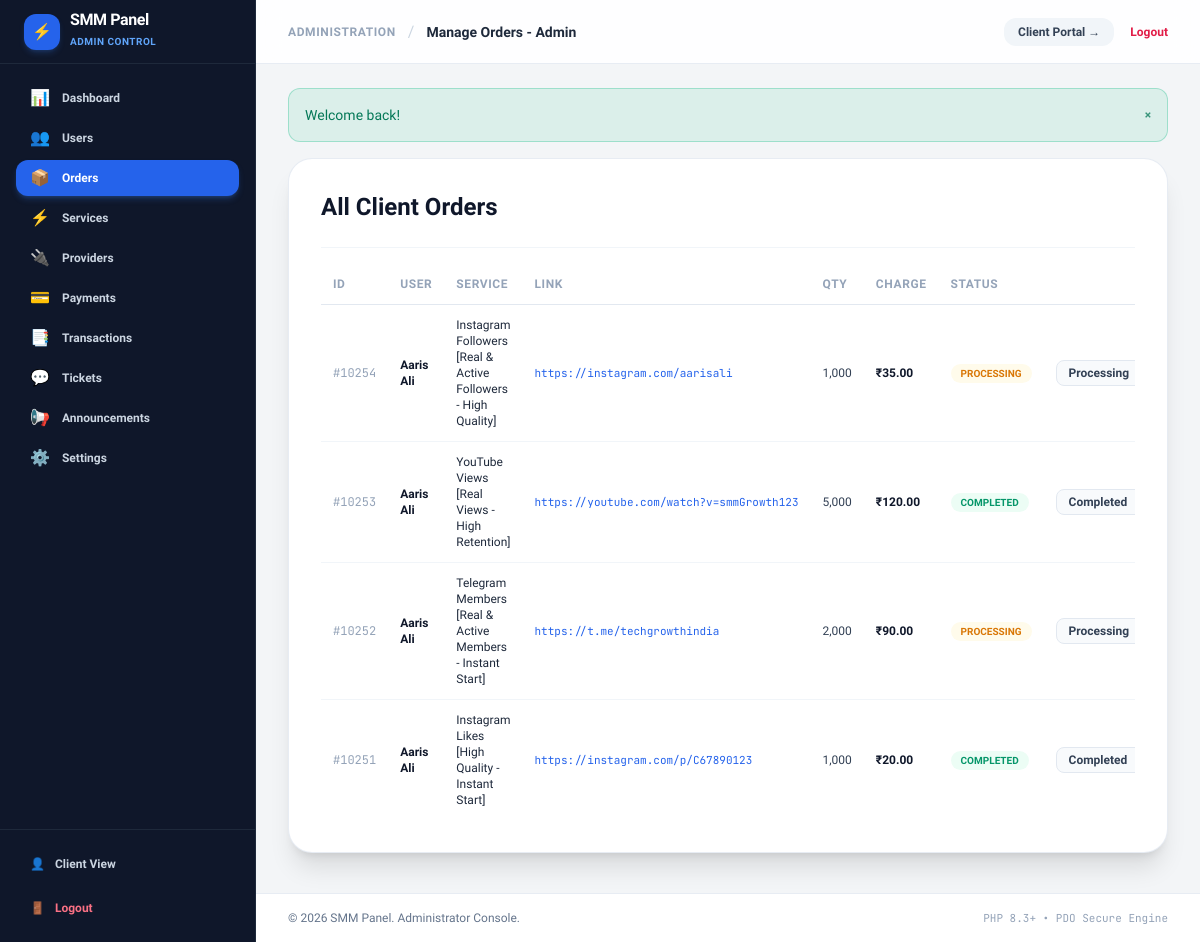
/admin/orders.php (signed in), run on the app's committed database.
### tables this page shows
CREATE TABLE `orders` (
  `id` INT UNSIGNED AUTO_INCREMENT PRIMARY KEY,
  `user_id` INT UNSIGNED NOT NULL,
  `service_id` INT UNSIGNED NOT NULL,
  `provider_id` INT UNSIGNED NULL,
  `provider_order_id` VARCHAR(64) NULL,
  `link` VARCHAR(512) NOT NULL,
  `quantity` INT UNSIGNED NOT NULL,
  `charge` DECIMAL(10, 4) NOT NULL,
  `start_count` INT UNSIGNED NOT NULL DEFAULT 0,
  `remains` INT UNSIGNED NOT NULL DEFAULT 0,
  `status` ENUM('pending', 'processing', 'in_progress', 'completed', 'partial', 'cancelled') NOT NULL DEFAULT 'pending',
  `mode` ENUM('manual', 'auto') NOT NULL DEFAULT 'auto',
  `created_at` TIMESTAMP DEFAULT CURRENT_TIMESTAMP,
  `updated_at` TIMESTAMP DEFAULT CURRENT_TIMESTAMP ON UPDATE CURRENT_TIMESTAMP,
  FOREIGN KEY (`user_id`) REFERENCES `users`(`id`) ON DELETE CASCADE,
  FOREIGN KEY (`service_id`) REFERENCES `services`(`id`) ON DELETE RESTRICT,
  INDEX `idx_orders_status` (`status`),
  INDEX `idx_orders_user` (`user_id`)
);

CREATE TABLE `users` (
  `id` INT UNSIGNED AUTO_INCREMENT PRIMARY KEY,
  `username` VARCHAR(64) NOT NULL UNIQUE,
  `email` VARCHAR(191) NOT NULL UNIQUE,
  `password` VARCHAR(255) NOT NULL,
  `phone` VARCHAR(32) NULL,
  `balance` DECIMAL(12, 4) NOT NULL DEFAULT 0.0000,
  `spent` DECIMAL(12, 4) NOT NULL DEFAULT 0.0000,
  `role` ENUM('user', 'admin', 'support') NOT NULL DEFAULT 'user',
  `status` ENUM('active', 'suspended', 'banned') NOT NULL DEFAULT 'active',
  `api_key` VARCHAR(64) NOT NULL UNIQUE,
  `email_verified` TINYINT(1) NOT NULL DEFAULT 0,
  `created_at` TIMESTAMP DEFAULT CURRENT_TIMESTAMP,
  `updated_at` TIMESTAMP DEFAULT CURRENT_TIMESTAMP ON UPDATE CURRENT_TIMESTAMP,
  INDEX `idx_users_role` (`role`),
  INDEX `idx_users_status` (`status`)
);

CREATE TABLE `services` (
  `id` INT UNSIGNED AUTO_INCREMENT PRIMARY KEY,
  `category_id` INT UNSIGNED NOT NULL,
  `provider_id` INT UNSIGNED NULL,
  `provider_service_id` VARCHAR(64) NULL,
  `name` VARCHAR(255) NOT NULL,
  `rate_per_1000` DECIMAL(10, 4) NOT NULL,
  `original_rate` DECIMAL(10, 4) NULL,
  `min_quantity` INT UNSIGNED NOT NULL DEFAULT 10,
  `max_quantity` INT UNSIGNED NOT NULL DEFAULT 100000,
  `service_type` ENUM('default', 'custom_comments', 'package', 'poll') NOT NULL DEFAULT 'default',
  `speed` VARCHAR(100) DEFAULT 'Fast Delivery',
  `description` TEXT NULL,
  `status` ENUM('active', 'inactive') NOT NULL DEFAULT 'active',
  `created_at` TIMESTAMP DEFAULT CURRENT_TIMESTAMP,
  `updated_at` TIMESTAMP DEFAULT CURRENT_TIMESTAMP ON UPDATE CURRENT_TIMESTAMP,
  FOREIGN KEY (`category_id`) REFERENCES `categories`(`id`) ON DELETE CASCADE,
  FOREIGN KEY (`provider_id`) REFERENCES `providers`(`id`) ON DELETE SET NULL,
  INDEX `idx_service_status` (`status`),
  INDEX `idx_service_provider_mapping` (`provider_id`, `provider_service_id`)
);

### admin/orders.php (the view, shortened to what this page needs)
<?php
require_once __DIR__ . '/../includes/functions.php';
$db = Database::getConnection();
$orders = $db->query("
    SELECT o.*, u.username, s.name AS service_name
    FROM orders o
    JOIN users u ON o.user_id = u.id
    JOIN services s ON o.service_id = s.id
    ORDER BY o.created_at DESC
")->fetchAll();
require_once __DIR__ . '/../includes/header.php';
?>
<div class="max-w-7xl mx-auto my-4 space-y-6">
    <div class="bg-white rounded-3xl p-6 sm:p-8 border border-slate-200/80 shadow-xl">
        <h2 class="text-2xl font-extrabold text-slate-900 pb-6 border-b border-slate-100">All Client Orders</h2>
        <div class="overflow-x-auto mt-4">
            <table class="w-full text-left text-xs">
                <thead>
                    <tr class="border-b border-slate-200 text-slate-400 uppercase tracking-wider">
                        <th class="py-3 px-3">ID</th>
                        <th class="py-3 px-3">User</th>
                        <th class="py-3 px-3">Service</th>
                        <th class="py-3 px-3">Link</th>
                        <th class="py-3 px-3">Qty</th>
                        <th class="py-3 px-3">Charge</th>
                        <th class="py-3 px-3">Status</th>
                        <th class="py-3 px-3 text-right">Update Status</th>
                    </tr>
                </thead>
                <tbody class="divide-y divide-slate-100 text-slate-700">
                    <?php foreach ($orders as $o): ?>
                        <tr class="hover:bg-slate-50">
                            <td class="py-3 px-3 font-mono text-slate-400">#<?= (int)$o['id'] ?></td>
                            <td class="py-3 px-3 font-bold text-slate-900"><?= e($o['username']) ?></td>
                            <td class="py-3 px-3 font-medium text-slate-800"><?= e($o['service_name']) ?></td>
                            <td class="py-3 px-3 font-mono text-[11px] text-blue-600 max-w-xs truncate"><a href="<?= e($o['link']) ?>" target="_blank" rel="noopener noreferrer"><?= e($o['link']) ?></a></td>
                            <td class="py-3 px-3 font-mono-nums"><?= number_format($o['quantity']) ?></td>
                            <td class="py-3 px-3 font-extrabold text-slate-900 tabular-nums"><?= format_currency($o['charge']) ?></td>
                            <td class="py-3 px-3">
                                <span class="px-2.5 py-1 rounded-full text-[10px] font-bold uppercase <?= $o['status'] === 'completed' ? 'bg-emerald-50 text-emerald-600' : 'bg-amber-50 text-amber-600' ?>">
                                    <?= e($o['status']) ?>
                                </span>
                            </td>
                            <td class="py-3 px-3 text-right">
                                <form action="/admin/orders.php" method="POST" class="inline-flex items-center gap-1.5">
                                    <select name="status" class="px-2 py-1 bg-slate-50 border border-slate-200 rounded-lg text-xs font-semibold">
                                        <option value="processing" <?= $o['status'] === 'processing' ? 'selected' : '' ?>>Processing</option>
                                        <option value="completed" <?= $o['status'] === 'completed' ? 'selected' : '' ?>>Completed</option>
                                    </select>
                                </form>
                            </td>
                        </tr>
                    <?php endforeach; ?>
                </tbody>
            </table>
        </div>
    </div>
</div>
<?php require_once __DIR__ . '/../includes/footer.php'; ?>

### includes/header.php (style rules this page uses)
.font-mono-nums { font-variant-numeric: tabular-nums; }

### data on the page
orders: id "10254", user.username "Aaris Ali", service.name "Instagram Followers [Real & Active Followers - High Quality]", link "https://instagram.com/aarisali", quantity "1,000", charge "₹35.00", status "PROCESSING", status "Processing"
orders: id "10253", user.username "Aaris Ali", service.name "YouTube Views [Real Views - High Retention]", link "https://youtube.com/watch?v=smmGrowth123", quantity "5,000", charge "₹120.00", status "COMPLETED", status "Completed"
orders: id "10252", user.username "Aaris Ali", service.name "Telegram Members [Real & Active Members - Instant Start]", link "https://t.me/techgrowthindia", quantity "2,000", charge "₹90.00", status "PROCESSING", status "Processing"
orders: id "10251", user.username "Aaris Ali", service.name "Instagram Likes [High Quality - Instant Start]", link "https://instagram.com/p/C67890123", quantity "1,000", charge "₹20.00", status "COMPLETED", status "Completed"

### other printed values
app_name() "SMM Panel"
$link['icon'] "📊"
$link['name'] "Dashboard"
$link['icon'] "👥"
$link['name'] "Users"
$link['icon'] "📦"
$link['name'] "Orders"
$link['icon'] "⚡"
$link['name'] "Services"
$link['icon'] "🔌"
$link['name'] "Providers"
$link['icon'] "💳"
$link['name'] "Payments"
$link['icon'] "📑"
$link['name'] "Transactions"
